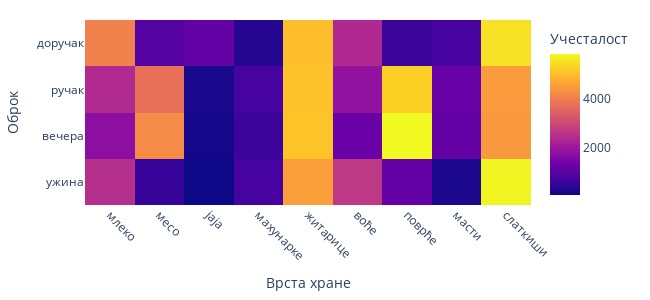

Here is the notebook cell this chart was saved with:
### Markdown cell above
Слично другим матрицама података, табеле контингенције су релативно непрегледне у смислу да се високе и ниске вредности, као и односи међу њима, тешко уочавају. Стога ћемо исте податке приказати графички уз помоћ специфичне матрице густине или тзв. *топлотне мапе* (енгл. *heatmap*). Уз мапу се приказује легенда која омогућава лако уочавање ћелија са високим учесталостима на основу скале боја.

### Code cell
# Формирамо мапу густине учесталости
fig = px.density_heatmap(podaciObrok.sort_values('kod'),
    # Подешавамо редослед оброка (доручак, ручак, вечера, ужина)
    category_orders={ 'obrok': ['1', '2', '3', '6'] },
    # Мењамо називе оса
    labels={ 'kod': 'Врста хране', 'obrok': 'Оброк' },
    # Укрштамо варијабле
    x='kod', y='obrok', width=650, height=300)

# Накнадно ћемо изменити неколико параметара графикона икона као нпр. ширину маргина
fig.update_layout(margin=dict(l=50, r=100, t=20, b=30),
                  # Назив траке (легенде) са ознаком значења боја
                  coloraxis_colorbar=dict(title='Учесталост'),
                  # Ротираност и називе ознака x-осе због боље читљивости
                  xaxis=dict(tickmode = 'array', tickangle=45,
                             ticktext=['млеко', 'месо', 'јаја', 'махунарке', 'житарице', 'воће', 'поврће', 'масти', 'слаткиши'],
                             tickvals=[1,2,3,4,5,6,7,8,9]
                            ),
                  # Називе подеока y-осе
                  yaxis=dict(tickmode = 'array',
                             ticktext=['доручак', 'ручак', 'вечера', 'ужина'],
                             tickvals=[1,2,3,6]
                            )
                 )

fig.show()

### Figure 1 — Plotly figure (JSON) as saved in the notebook; plotly's stock layout.template omitted (floating-point values rounded to 4 significant figures; data arrays with more than 128 entries replaced by an {"elided": "..."} marker saying what was removed)
{"data": [{"coloraxis": "coloraxis", "hovertemplate": "Врста хране=%{x}<br>Оброк=%{y}<br>count=%{z}<extra></extra>", "name": "", "type": "histogram2d", "x": {"elided": "87959 str values"}, "xaxis": "x", "xbingroup": "x", "y": {"elided": "87959 str values"}, "yaxis": "y", "ybingroup": "y"}], "layout": {"coloraxis": {"colorbar": {"title": {"text": "Учесталост"}}, "colorscale": [[0, "#0d0887"], [0.1111, "#46039f"], [0.2222, "#7201a8"], [0.3333, "#9c179e"], [0.4444, "#bd3786"], [0.5556, "#d8576b"], [0.6667, "#ed7953"], [0.7778, "#fb9f3a"], [0.8889, "#fdca26"], [1, "#f0f921"]]}, "height": 300, "legend": {"tracegroupgap": 0}, "margin": {"b": 30, "l": 50, "r": 100, "t": 20}, "width": 650, "xaxis": {"anchor": "y", "domain": [0, 1], "tickangle": 45, "tickmode": "array", "ticktext": ["млеко", "месо", "јаја", "махунарке", "житарице", "воће", "поврће", "масти", "слаткиши"], "tickvals": [1, 2, 3, 4, 5, 6, 7, 8, 9], "title": {"text": "Врста хране"}}, "yaxis": {"anchor": "x", "categoryarray": ["6", "3", "2", "1"], "categoryorder": "array", "domain": [0, 1], "tickmode": "array", "ticktext": ["доручак", "ручак", "вечера", "ужина"], "tickvals": [1, 2, 3, 6], "title": {"text": "Оброк"}}}}
